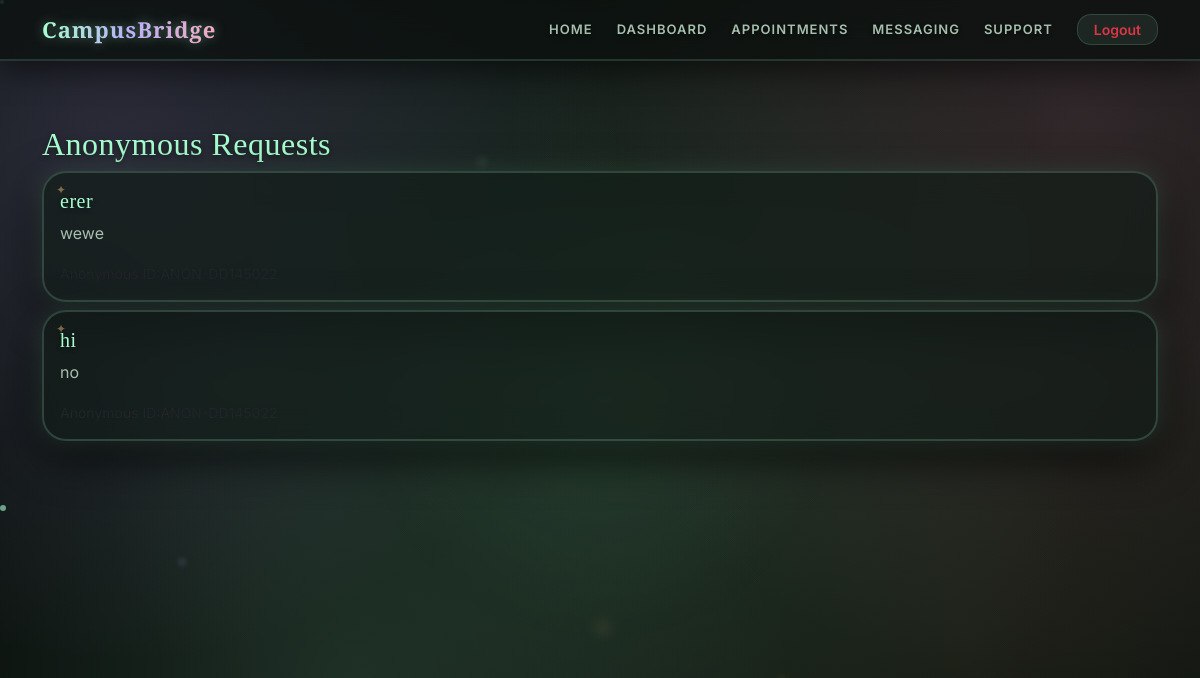
Before: /support/counselor/ (signed in) with the older database file.
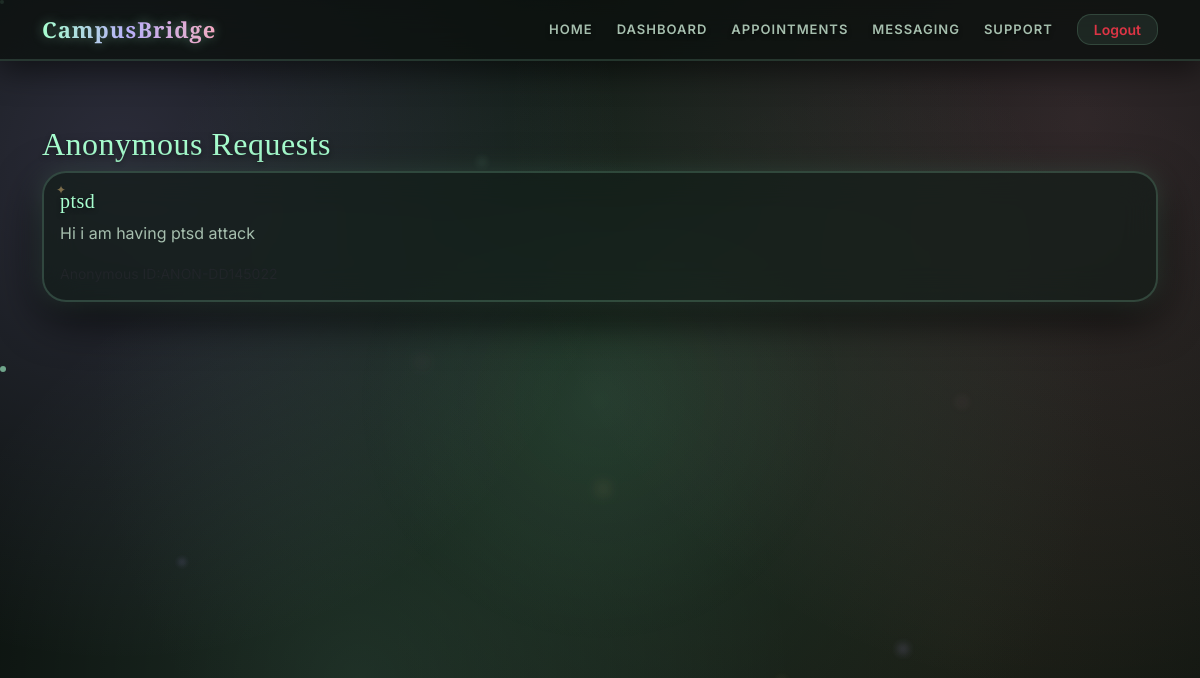
After: the same page with the newer database file.
### support/models.py (models this page shows, shortened)
class SupportRequest(models.Model):
    anonymous_profile=models.ForeignKey(AnonymousProfile,on_delete=models.CASCADE)
    title=models.CharField(max_length=200)
    description=models.TextField()
    created_at=models.DateTimeField(auto_now_add=True)
    attachment = models.FileField(
        upload_to='support_files/',
        null=True,
        blank=True
    )
    class Meta:
        ordering = ['-created_at']

### support/views.py (the view)
# urls.py: path('counselor/', counselor_requests, name='counselor_requests'),
@login_required
def counselor_requests(request):
    if request.user.role != "counselor":
        return HttpResponseForbidden("Access Denied")
    data = SupportRequest.objects.select_related('anonymous_profile').order_by('-id')
    return render(request, 'support/counselor_list.html', {
        'requests': data
    })

### templates/support/counselor_list.html
{% extends 'base.html'%}
{% block content %}
<h2> Anonymous Requests</h2>
{% for r in requests %}
    <div class ="card p-3 mt-2">
    <h5> {{ r.title}}</h5>
    <p>{{ r.description }}</p>
    {% if r.anonymous_profile %}
        <small>Anonymous ID:{{ r.anonymous_profile.anon_id }}</small>
    {% else %}
    <small> No Anonymous </small>
{% endif %}
    </div>
    {% endfor %}
{% endblock %}

Changed rows visible on the page:
removed SupportRequest: title "erer", description "wewe"
changed SupportRequest: title "hi" → "ptsd"; description "no" → "Hi i am having ptsd attack"
